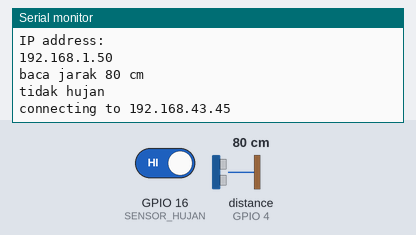
This sketch was run on a simulated ESP8266 (NodeMCU). Parts: the last lines printed to the serial monitor. Wiring (inferred from the names in the program): ultrasonic range finder: trigger GPIO 5; echo GPIO 4. Inputs (shaded band) come from the test bench; at power-on: GPIO 16 (SENSOR_HUJAN) HIGH, distance to the obstacle (sensor on GPIO 4) 80 cm. The echo pulse lasts 58.3 µs per cm; WiFi joins after 1.5 s; servers stay silent unless stated; uploads are accepted with an empty reply.

Above: at 2.7 s.
2.8 s: GPIO 16 (SENSOR_HUJAN) driven LOW
At 9.7 s:
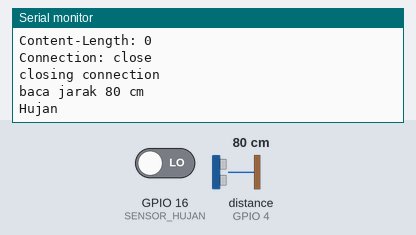
10.1 s: distance to the obstacle (sensor on GPIO 4) set to 2 cm
At 12.1 s:
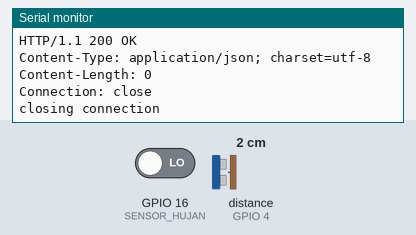
17.4 s: distance to the obstacle (sensor on GPIO 4) set to 4 cm
At 18.3 s:
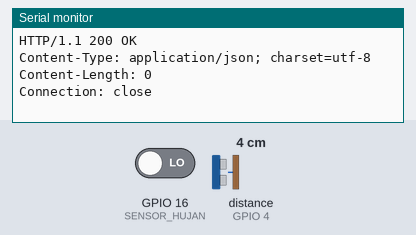
24.7 s: GPIO 16 (SENSOR_HUJAN) driven HIGH
At 31.3 s:
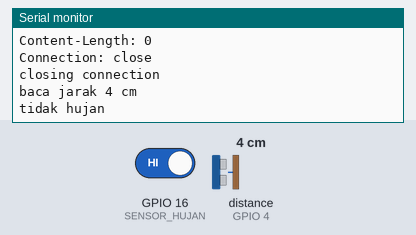
Timing chart, 0 to 32.8 s (numbered marks = the images above; inputs shaded):
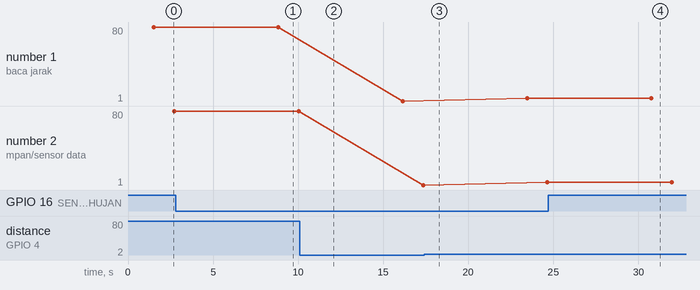

Measured:
- after the input at 2.8 s, the serial monitor: prints a new line after 6.0 s (image 1)
- after the input at 24.7 s, the serial monitor: prints a new line after 6.1 s (image 4)
- plotted number 1: 80 → 1 after the input at 10.1 s, 1 → 4 after the input at 17.4 s
- plotted number 2: 80 → 1 after the input at 10.1 s, 1 → 4 after the input at 17.4 s

The sketch:

nodemcu_us_wifi.ino
```cpp
#include <ESP8266WiFi.h>
#define TRIGGER_PIN  5  //D1
#define ECHO_PIN     4  //D2
#define SENSOR_HUJAN 16 //D0

const char* ssid     = "Aby";
const char* password = "wicaksono29";

const char* host = "192.168.43.45";

WiFiClient client;
const int httpPort = 80;
String url;
long duration, distance;
unsigned long timeout;

void setup() {
  Serial.begin(9600);
  delay(10);

  pinMode(TRIGGER_PIN, OUTPUT);
  pinMode(ECHO_PIN, INPUT);
  pinMode (SENSOR_HUJAN, INPUT);


  // We start by connecting to a WiFi network
  Serial.println();
  Serial.println();
  Serial.print("Connecting to ");
  Serial.println(ssid);

  WiFi.mode(WIFI_STA);
  WiFi.begin(ssid, password);

  while (WiFi.status() != WL_CONNECTED) {
    delay(500);
    Serial.print(".");
  }

  Serial.println("");
  Serial.println("WiFi connected");
  Serial.println("IP address: ");
  Serial.println(WiFi.localIP());
}

void baca_jarak(){
  digitalWrite(TRIGGER_PIN, LOW);  // Added this line
  delayMicroseconds(2); // Added this line
  digitalWrite(TRIGGER_PIN, HIGH);
  delayMicroseconds(10); // Added this line
  digitalWrite(TRIGGER_PIN, LOW);
  duration = pulseIn(ECHO_PIN, HIGH);
  distance = (duration/2) / 29.1;
  Serial.print(distance);
  Serial.println(" cm");
}

void loop() {
  Serial.print("baca jarak ");
  baca_jarak();

  int kondisi_sensor = digitalRead(SENSOR_HUJAN);
  if (kondisi_sensor == LOW)
  Serial.println ("Hujan");
  else
  Serial.println ("tidak hujan");
  delay (1000);

  Serial.print("connecting to ");
  Serial.println(host);

  if (!client.connect(host, httpPort)) {
    Serial.println("connection failed");
    //return;
  }

// We now create a URI for the request
  url = "/belajar/index.php/simpan/sensor?data=";
 url += distance;
 url += "&kondisi=";
 url += kondisi_sensor;

  Serial.print("Requesting URL: ");
  Serial.println(url);

// This will send the request to the server
  client.print(String("GET ") + url + " HTTP/1.1\r\n" +
               "Host: " + host + "\r\n" +
               "Connection: close\r\n\r\n");
  timeout = millis();
  while (client.available() == 0) {
    if (millis() - timeout > 5000) {
      Serial.println(">>> Client Timeout !");
      client.stop();
      return;
    }
  }

// Read all the lines of the reply from server and print them to Serial
  while(client.available()){
    String line = client.readStringUntil('\r');
    Serial.print(line);
  }

  Serial.println();
  Serial.println("closing connection");
  Serial.println();
  delay(5000);
}
```
